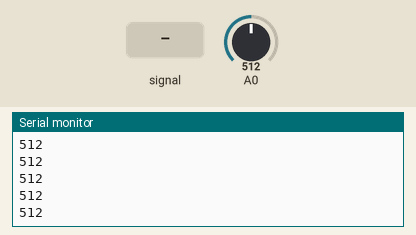
Recording of a sketch running on a simulated Arduino Uno, built with avr-gcc and run on an emulated ATmega328P. On the bench: the last lines printed to the serial monitor. The test bench sets the inputs (shaded band); at power-on: A0 = 512.

Above: at 1.2 s.
1.3 s: A0 fed a 200 Hz sine of ±81 counts around its level
At 2.4 s:
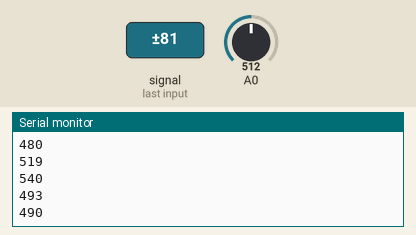
2.8 s: A0 set to 716
At 3.7 s:
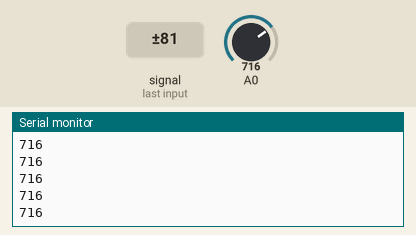
4.3 s: A0 fed a 1000 Hz sine of ±255 counts around its level
At 5.1 s:
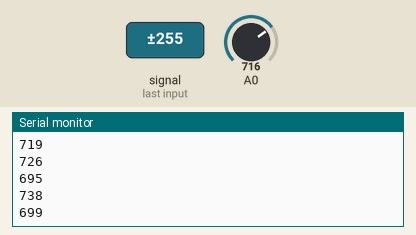
5.8 s: A0 set to 900
At 6.6 s:
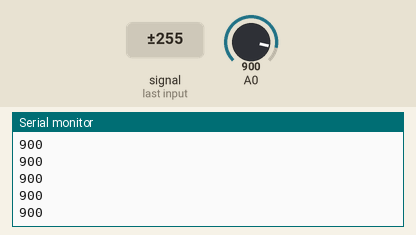
Timing chart, 0 to 8.3 s (numbered marks = the images above; inputs shaded):
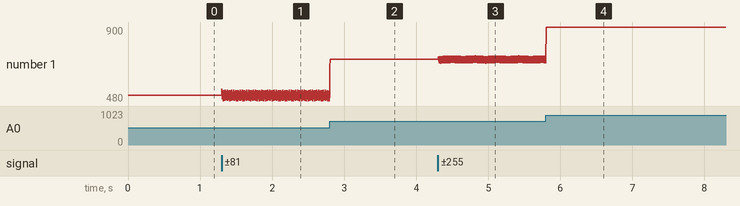

The sketch:

FFWIH82J98RXO3E.ino
```cpp
void setup() {

  //set ADC prescaler to 128, 9.6kHz sampling rate
  ADCSRA &= ~(bit (ADPS0) | bit (ADPS1) | bit (ADPS2)); // clear prescaler bits
  ADCSRA |= bit (ADPS0) | bit (ADPS1) | bit (ADPS2);   //   1 1 1 -> 128

  //initialize serial
  Serial.begin(115200);
}

// this gives a sampling rate of 300Hz
#define AVG_SAMPLES 32

void loop() {
  int val = 0;
  for (int i = 0; i < AVG_SAMPLES; ++i){
    val += analogRead(A0);
  }
  val /= AVG_SAMPLES;

  Serial.println(val);
}
```

Measured:
- after the input at 1.3 s, the serial monitor: prints a new line at once (image 1)
- after the input at 2.8 s, the serial monitor: prints a new line at once (image 2)
- after the input at 4.3 s, the serial monitor: prints a new line at once (image 3)
- after the input at 5.8 s, the serial monitor: prints a new line at once (image 4)
- plotted number 1: 512 → 514 after the input at 1.3 s, 514 → 716 after the input at 2.8 s, 716 → 727 after the input at 4.3 s, 727 → 900 after the input at 5.8 s
